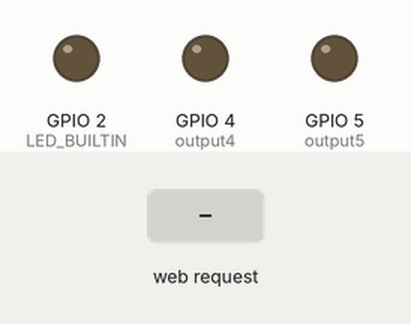
Bench run of a sketch on a simulated ESP8266 (NodeMCU). Parts: output pins drawn as LEDs (lit = HIGH, except the on-board LED, lit = LOW). The test bench sets the inputs (shaded band). WiFi joins after 1.5 s; servers stay silent unless stated; what the sketch prints to the serial monitor is not drawn.

Above: at 2.7 s.
2.8 s: HTTP request GET /on received
At 4.0 s:
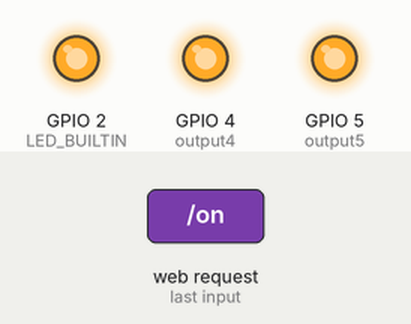
4.3 s: HTTP request GET /off received
At 5.2 s:
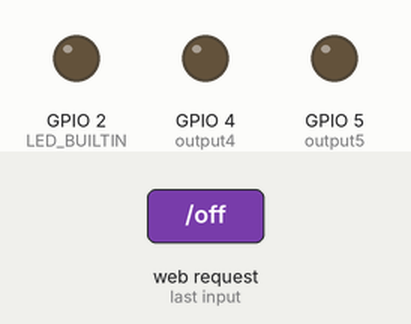
Timing chart, 0 to 7.3 s (numbered marks = the images above; inputs shaded):
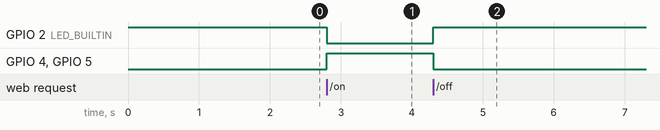

The sketch:

heating-vent.ino
```cpp
#include <ESP8266WiFi.h>

const char* ssid     = "<<FILLME>>";
const char* password = "<<FILLME>>";

// Wir setzen den Webserver auf Port 80
WiFiServer server(80);

String header;

String output5State = "off";
String output4State = "off";

const int output5 = 5;
const int output4 = 4;

void setup() {
  Serial.begin(115200);
  pinMode(LED_BUILTIN, OUTPUT);
  pinMode(output5, OUTPUT);
  pinMode(output4, OUTPUT);

  digitalWrite(LED_BUILTIN, HIGH);
  digitalWrite(output5, LOW);
  digitalWrite(output4, LOW);

  Serial.print("Connecting to ");
  Serial.println(ssid);
  WiFi.begin(ssid, password);
  while (WiFi.status() != WL_CONNECTED) {
    delay(500);
    Serial.print(".");
  }
  Serial.println("");
  Serial.println("WLAN verbunden.");
  Serial.println("IP Adresse: ");
  Serial.println(WiFi.localIP());
  server.begin();
}

void loop(){
  WiFiClient client = server.available();

  if (client) {
    Serial.println("Neuer Client.");
    String currentLine = "";
    while (client.connected()) {
      if (client.available()) {
        char c = client.read();
        Serial.write(c);
        header += c;
        if (c == '\n') {
          if (currentLine.length() == 0) {
            client.println("HTTP/1.1 200 OK");
            client.println("Content-type:text/html");
            client.println("Connection: close");
            client.println();

            if (header.indexOf("GET /on") >= 0) {
              Serial.println("GPIO on");
              output5State = "on";
              output4State = "on";
              digitalWrite(LED_BUILTIN, LOW);
              digitalWrite(output5, HIGH);
              digitalWrite(output4, HIGH);
            } else if (header.indexOf("GET /off") >= 0) {
              Serial.println("GPIO off");
              output5State = "off";
              output4State = "off";
              digitalWrite(LED_BUILTIN, HIGH);
              digitalWrite(output5, LOW);
              digitalWrite(output4, LOW);
            }
            client.println("<!DOCTYPE html><html>");
            client.println("<head><meta name=\"viewport\" content=\"width=device-width, initial-scale=1\">");
            client.println("<link rel=\"icon\" href=\"data:,\">");
            client.println("<style>html { font-family: Helvetica; display: inline-block; margin: 0px auto; text-align: center;}");
            client.println(".button { background-color: #333344; border: none; color: white; padding: 16px 40px;");
            client.println("text-decoration: none; font-size: 30px; margin: 2px; cursor: pointer;}");
            client.println(".button2 {background-color: #888899;}</style></head>");
            client.println("<body><h1>Heizung</h1>");
            // Zeige den aktuellen Status, und AN/AUS Buttons for GPIO 5
            client.println("<p>GPIO State " + output5State + " " + output4State + "</p>");
            // wenn off, zeige den EIN Button
            if (output5State=="off" && output4State=="off") {
              client.println("<p><a href=\"/on\"><button class=\"button\">EIN</button></a></p>");
            } else {
              client.println("<p><a href=\"/off\"><button class=\"button button2\">AUS</button></a></p>");
            }
            client.println("</body></html>");

            // Die HTTP-Antwort wird mit einer Leerzeile beendet
            client.println();
            // und wir verlassen mit einem break die Schleife
            break;
          } else { // falls eine neue Zeile kommt, lösche die aktuelle Zeile
            currentLine = "";
          }
        } else if (c != '\r') {  // wenn etwas kommt was kein Zeilenumbruch ist,
          currentLine += c;      // füge es am Ende von currentLine an
        }
      }
    }
    // Die Header-Variable für den nächsten Durchlauf löschen
    header = "";
    // Die Verbindung schließen
    client.stop();
    Serial.println("Client getrennt.");
    Serial.println("");
  }
}
```

Measured:
- after the input at 2.8 s, GPIO 2 (LED_BUILTIN): HIGH → LOW at once; GPIO 4 (output4), GPIO 5 (output5): LOW → HIGH at once
- after the input at 4.3 s, GPIO 2 (LED_BUILTIN): LOW → HIGH at once; GPIO 4 (output4), GPIO 5 (output5): HIGH → LOW at once
